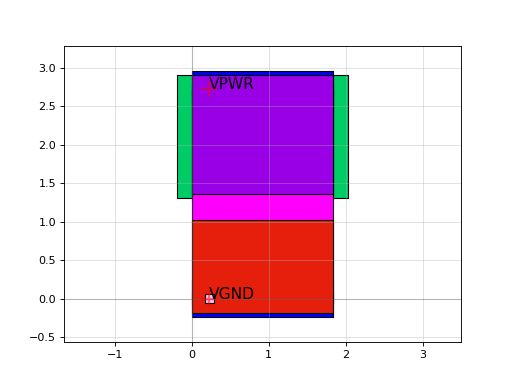

Write Python code to recreate this figure.
import sky130

c = sky130.components.sky130_fd_sc_hd__fill_4()
c.plot()
